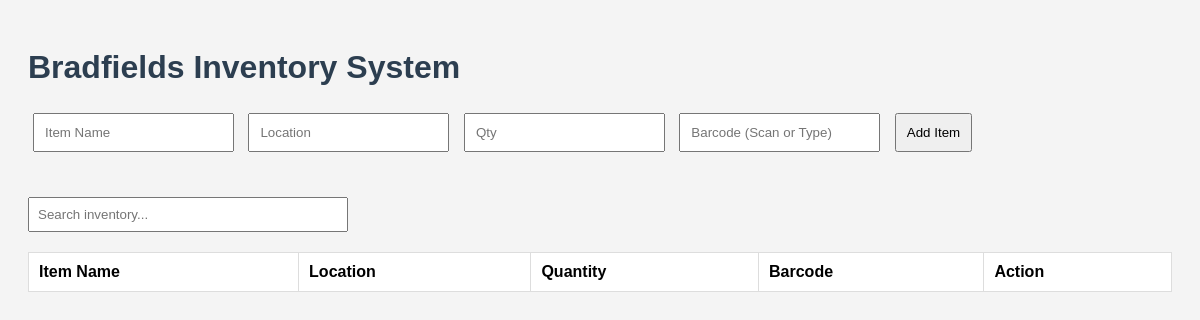
The app's page /, older data.
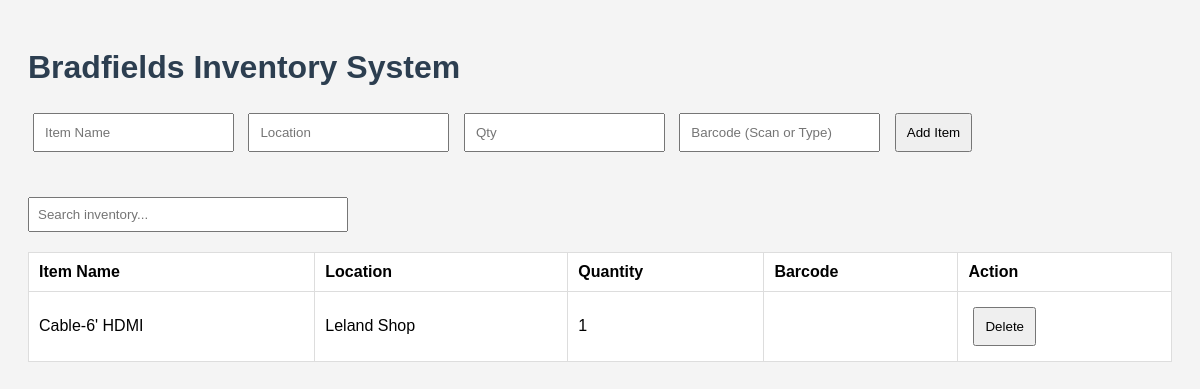
The same page, newer data.
### tables this page shows
CREATE TABLE inventory (
                        id INTEGER PRIMARY KEY AUTOINCREMENT,
                        item_name TEXT NOT NULL,
                        location TEXT NOT NULL,
                        quantity INTEGER NOT NULL DEFAULT 0
                    );

### app.py (the view)
@app.route('/')
def index():
    conn = sqlite3.connect('inventory.db')
    c = conn.cursor()
    c.execute("SELECT * FROM inventory")
    items = c.fetchall()
    conn.close()
    return render_template('index.html', items=items)

### templates/index.html (shortened to what this page needs)
<!DOCTYPE html>
<html lang="en">
<head>
    <link rel="stylesheet" href="/static/style.css">
</head>
<body>
    <h1>Bradfields Inventory System</h1>
    <form action="/add" method="post">
        <input type="text" name="item_name" placeholder="Item Name" required>
        <input type="text" name="location" placeholder="Location" required>
        <input type="number" name="quantity" placeholder="Qty" required min="1">
        <input type="text" name="barcode" placeholder="Barcode (Scan or Type)" required>
        <button type="submit">Add Item</button>
    </form>
    <input type="text" id="searchInput" placeholder="Search inventory..." onkeyup="filterTable()" style="margin: 20px 0; padding: 8px; width: 300px;">
    <table id="inventoryTable">
        <thead>
            <tr>
                <th>Item Name</th>
                <th>Location</th>
                <th>Quantity</th>
                <th>Barcode</th>
                <th>Action</th>
            </tr>
        </thead>
        <tbody>
            {% for item in items %}
            <tr>
                <td>{{ item[1] }}</td>
                <td>{{ item[2] }}</td>
                <td>{{ item[3] }}</td>
                <td>{{ item[4] or '' }}</td>
                <td>
                    <form action="/delete/{{ item[0] }}" method="post" style="display:inline;">
                        <button type="submit">Delete</button>
                    </form>
                </td>
            </tr>
            {% endfor %}
        </tbody>
    </table>
</body>
</html>

### static/style.css (style rules this page uses)
body { font-family: Arial, sans-serif; padding: 20px; background-color: #f4f4f4; }
h1 { color: #2c3e50; }
form { margin-bottom: 20px; }
input, button { padding: 10px; margin: 5px; }
table { width: 100%; border-collapse: collapse; background-color: white; }
th, td { padding: 10px; border: 1px solid #ddd; text-align: left; }

Row changes from the older to the newer data that the page shows:
added inventory: item_name "Cable-6' HDMI", location "Leland Shop", quantity "1"
